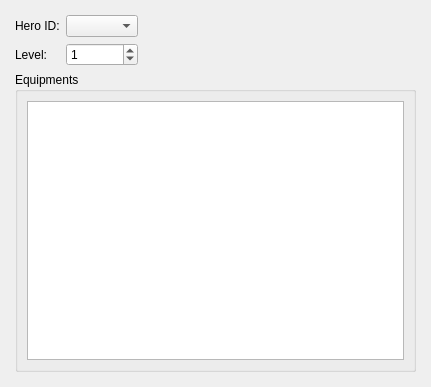
<?xml version="1.0" encoding="UTF-8"?>
<ui version="4.0">
 <class>PanelHeroTroopBattleTest</class>
 <widget class="QWidget" name="PanelHeroTroopBattleTest">
  <property name="geometry">
   <rect>
    <x>0</x>
    <y>0</y>
    <width>431</width>
    <height>387</height>
   </rect>
  </property>
  <property name="windowTitle">
   <string>Form</string>
  </property>
  <layout class="QGridLayout" name="gridLayout_3">
   <property name="leftMargin">
    <number>15</number>
   </property>
   <property name="topMargin">
    <number>15</number>
   </property>
   <property name="rightMargin">
    <number>15</number>
   </property>
   <property name="bottomMargin">
    <number>15</number>
   </property>
   <item row="0" column="0">
    <layout class="QVBoxLayout" name="verticalLayout" stretch="0,1">
     <item>
      <layout class="QGridLayout" name="gridLayout_2" columnstretch="0,0,1">
       <item row="0" column="0">
        <widget class="QLabel" name="label">
         <property name="text">
          <string>Hero ID:</string>
         </property>
        </widget>
       </item>
       <item row="0" column="1">
        <widget class="QComboBox" name="comboBox"/>
       </item>
       <item row="0" column="2">
        <spacer name="horizontalSpacer">
         <property name="orientation">
          <enum>Qt::Horizontal</enum>
         </property>
         <property name="sizeHint" stdset="0">
          <size>
           <width>148</width>
           <height>20</height>
          </size>
         </property>
        </spacer>
       </item>
       <item row="1" column="0">
        <widget class="QLabel" name="label_2">
         <property name="text">
          <string>Level:</string>
         </property>
        </widget>
       </item>
       <item row="1" column="1">
        <widget class="QSpinBox" name="spinBox">
         <property name="minimum">
          <number>-999999999</number>
         </property>
         <property name="maximum">
          <number>999999999</number>
         </property>
         <property name="value">
          <number>1</number>
         </property>
        </widget>
       </item>
       <item row="1" column="2">
        <spacer name="horizontalSpacer_2">
         <property name="orientation">
          <enum>Qt::Horizontal</enum>
         </property>
         <property name="sizeHint" stdset="0">
          <size>
           <width>148</width>
           <height>20</height>
          </size>
         </property>
        </spacer>
       </item>
      </layout>
     </item>
     <item>
      <widget class="QGroupBox" name="groupBox">
       <property name="title">
        <string>Equipments</string>
       </property>
       <layout class="QGridLayout" name="gridLayout">
        <item row="0" column="0">
         <widget class="QTreeView" name="treeView"/>
        </item>
       </layout>
      </widget>
     </item>
    </layout>
   </item>
  </layout>
 </widget>
 <resources/>
 <connections/>
</ui>
